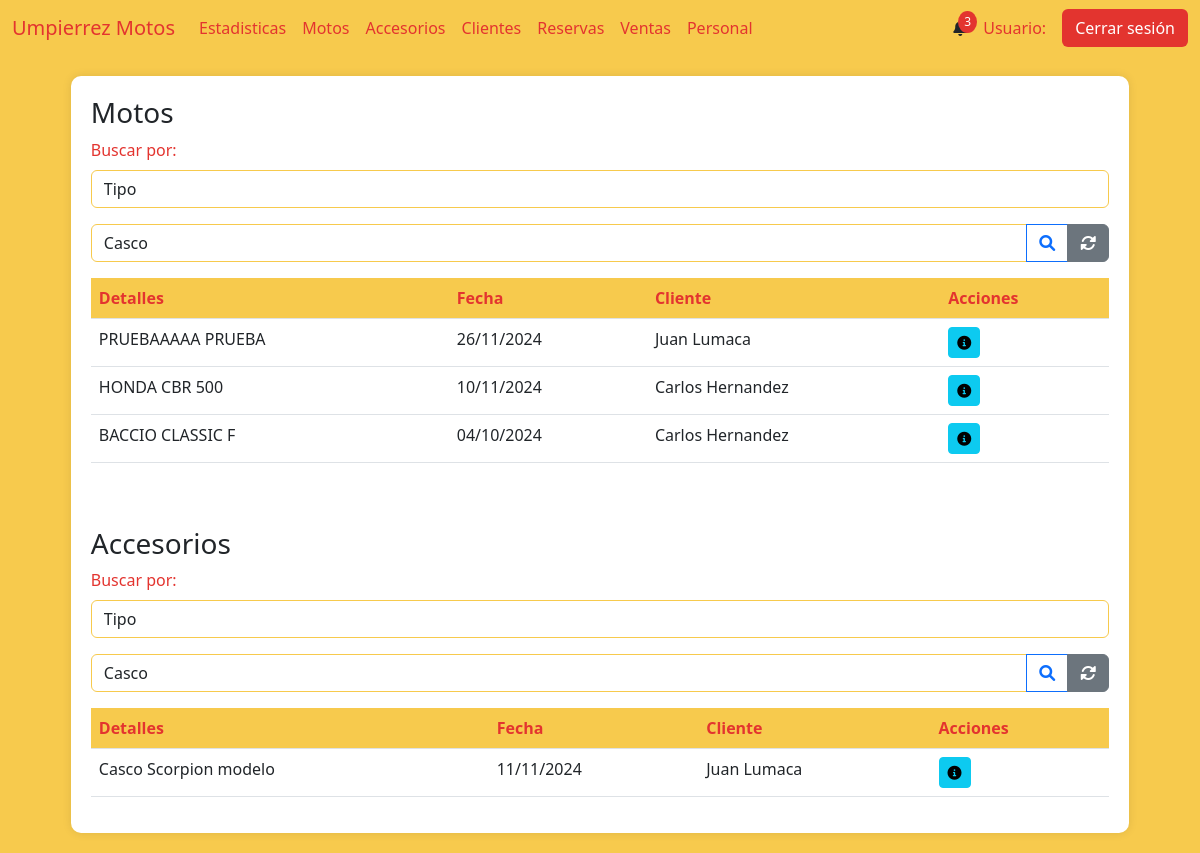
/ventas, run on an earlier commit of the app's database.
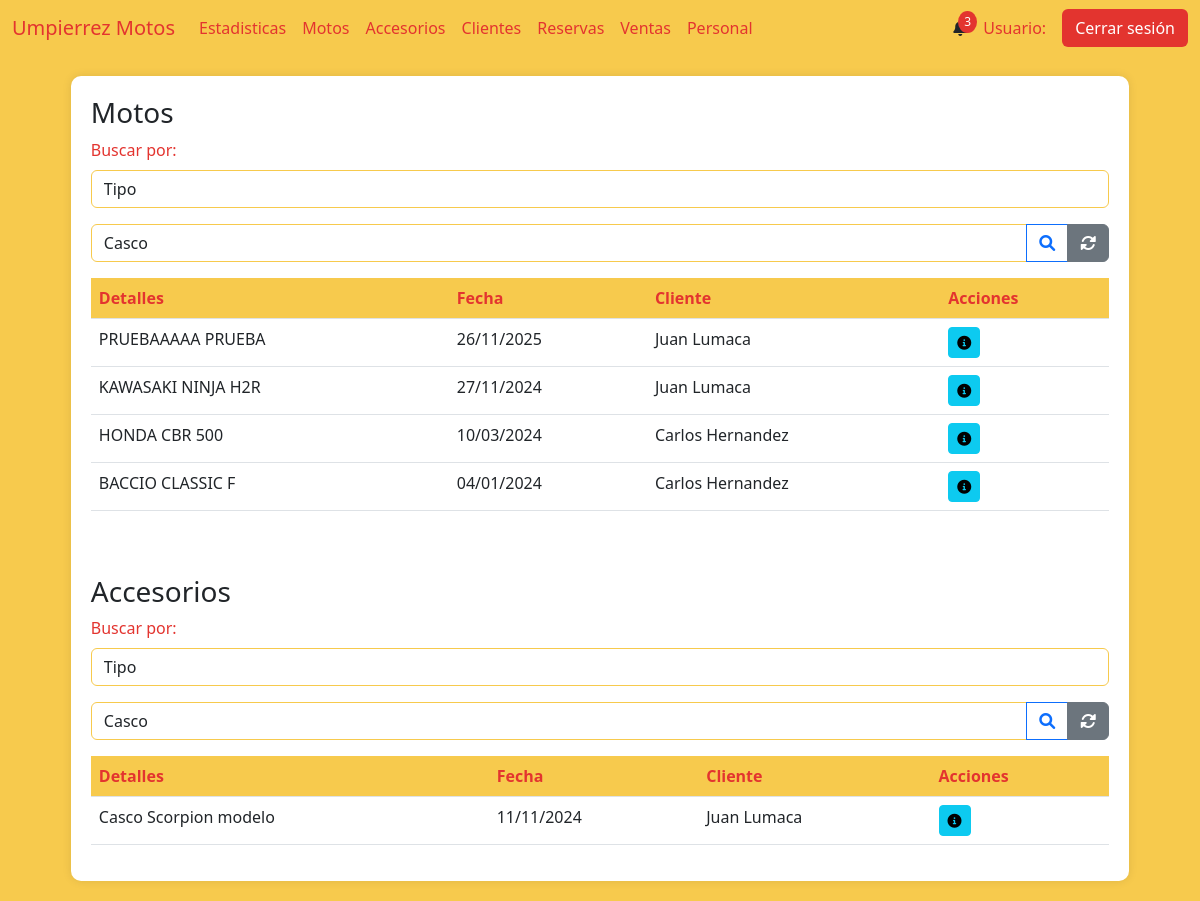
And on a later commit of the database.
### AppUM/models.py (models this page shows)
class ComprasVentas(models.Model):
    moto = models.ForeignKey(Moto, related_name='moto_cliente', on_delete=models.CASCADE)
    cliente = models.ForeignKey(Cliente, related_name='cliente_moto', on_delete=models.CASCADE)
    fecha_compra = models.DateField()
    fotocopia_libreta = models.ImageField(null=True, blank=True, upload_to="documentacion/libretas/")
    compra_venta = models.FileField(null=True, blank=True, upload_to="documentacion/compra_venta/")
    certificado_venta = models.FileField(null=True, blank=True, upload_to="documentacion/certificado_venta/")
    tipo = models.CharField(max_length=20)
    forma_de_pago = models.TextField(null=True, blank=True)
    class Meta:
        pass

class ClienteAccesorio(models.Model):
    accesorio = models.ForeignKey(Accesorio, related_name='accesorio_cliente', on_delete=models.CASCADE)
    cliente = models.ForeignKey(Cliente, related_name='cliente_cliente', on_delete=models.CASCADE)
    fecha_compra = models.DateField()
    factura = models.IntegerField(null=True)
    factura_rut = models.IntegerField(null=True)
    factura_documento = models.FileField(null=True, blank=True, upload_to="documentacion/facturas_accesorios/")

### AppUM/views.py (the view)
# urls.py: path('ventas', views.vista_ventas,name="Ventas"),
def vista_ventas(req):
    try:
            resultados_motos = (
                ComprasVentas.objects
                .filter(tipo='V')
                .select_related('moto','cliente')
                .values(
                    'id',
                    'moto__marca',
                    'moto__modelo',
                    'fecha_compra',
                    'cliente__nombre',
                    'cliente__apellido'
                ).order_by('-fecha_compra')
            )
            res_documentacion = []
            for resultado in resultados_motos:
                cv = ComprasVentas.objects.get(id=resultado['id'])
                res_documentacion.append({
                'moto': resultado
            })
            paginator = Paginator(res_documentacion, 5)  # 5 clientes por página
            page_number = req.GET.get('page')  # Obtiene el número de página desde la URL
            page_obj = paginator.get_page(page_number)
            resultados_accesorios = (
                ClienteAccesorio.objects
                .select_related('accesorio', 'cliente')
                .values(
                    'id',
                    'accesorio__tipo',
                    'accesorio__marca',
                    'accesorio__modelo',
                    'fecha_compra',
                    'cliente__nombre',
                    'cliente__apellido'
                ).order_by('-fecha_compra')
            )
            res_facturas = []
            for resultado_accesorio in resultados_accesorios:
                    ca = ClienteAccesorio.objects.get(id=resultado_accesorio['id'])
                    res_facturas.append({
                    'accesorio': resultado_accesorio,
                    'factura_documento': ca.factura_documento.url if ca.factura_documento else None
                })
            paginator_accesorio = Paginator(res_facturas, 5)  # 5 clientes por página
            page_number_accesorio = req.GET.get('page')  # Obtiene el número de página desde la URL
            page_obj_accesorio = paginator_accesorio.get_page(page_number_accesorio)
            return render(req,"perfil_administrativo/ventas/ventas.html",{"page_obj":page_obj,"page_objAccs":page_obj_accesorio})
    except Exception as e:
        pass

### AppUM/templates/perfil_administrativo/ventas/ventas.html (shortened to what this page needs)
{% extends "perfil_administrativo/padre_perfil_administrativo.html" %}
{% load static %}
{% block contenidoQueCambia %}
<div class="table-container" id="inventarios">
    <h3>Motos</h3>
    <div class="mb-3">
        <label for="estado" class="form-label">Buscar por:</label>
        <select class="form-control" name="estado_accesorio" id="tipo_busqueda" onchange="tipo_busqueda()">
            <option value="tipo">Tipo</option>
        </select>
    </div>
    <form action="{% url 'BusquedaTipoAccesorio' %}" enctype="multipart/form-data" method="get" id="busqueda_tipo">{% csrf_token %}
        <div class="input-group mb-3">
            <select class="form-control" name="tipo_accesorio" id="tipo_accesorio">
                <option value="casco">Casco</option>
            </select>
            <button class="btn btn-outline-primary" type="submit">
                <i class="fas fa-search"></i>
            </button>
            <a href="{% url 'Accesorios' %}" class="btn btn-secondary">
                <i class="fas fa-sync-alt"></i>
            </a>
        </div>
    </form>
    <table class="table">
        <thead>
            <tr>
                <th>Detalles</th>
                <th>Fecha</th>
                <th>Cliente</th>
                <th>Acciones</th>
            </tr>
        </thead>
        <tbody>
            {% if page_obj %}
                {% for moto in page_obj %}
            <tr>
                <td>{{ moto.moto.moto__marca }} {{ moto.moto.moto__modelo }}</td>
                <td>{{ moto.moto.fecha_compra|date:"d/m/Y"}}</td>
                <td>{{ moto.moto.cliente__nombre }} {{ moto.moto.cliente__apellido }}</td>
                <td>
                    <a href=""><button class="btn btn-sm btn-info"><i class="fas fa-info-circle"></i></button></a>
                </td>
            </tr>
            {% endfor %}
            {% else %}
                <tr>
                    <td colspan="9" class="text-center text-muted">
                        No hay registros de accesorios disponibles.
                    </td>
                </tr>
            {% endif %}
        </tbody>
    </table>
<br>
<br>
    <h3>Accesorios</h3>
    <div class="mb-3">
        <label for="estado" class="form-label">Buscar por:</label>
        <select class="form-control" name="estado_accesorio" id="tipo_busqueda" onchange="tipo_busqueda()">
            <option value="tipo">Tipo</option>
        </select>
    </div>
    <form action="{% url 'BusquedaTipoAccesorio' %}" enctype="multipart/form-data" method="get" id="busqueda_tipo">{% csrf_token %}
        <div class="input-group mb-3">
            <select class="form-control" name="tipo_accesorio" id="tipo_accesorio">
                <option value="casco">Casco</option>
            </select>
            <button class="btn btn-outline-primary" type="submit">
                <i class="fas fa-search"></i>
            </button>
            <a href="{% url 'Accesorios' %}" class="btn btn-secondary">
                <i class="fas fa-sync-alt"></i>
            </a>
        </div>
    </form>
    <table class="table">
        <thead>
            <tr>
                <th>Detalles</th>
                <th>Fecha</th>
                <th>Cliente</th>
                <th>Acciones</th>
            </tr>
        </thead>
        <tbody>
            {% if page_objAccs %}
                {% for accesorio in page_objAccs %}
            <tr>
                <td>{{ accesorio.accesorio.accesorio__tipo }} {{ accesorio.accesorio.accesorio__marca }} {{ accesorio.accesorio.accesorio__modelo }}</td>
                <td>{{ accesorio.accesorio.fecha_compra|date:"d/m/Y"}}</td>
                <td>{{ accesorio.accesorio.cliente__nombre }} {{ accesorio.accesorio.cliente__apellido }}</td>
                <td>
                    <a href=""><button class="btn btn-sm btn-info"><i class="fas fa-info-circle"></i></button></a>
                </td>
            </tr>
            {% endfor %}
            {% else %}
                <tr>
                    <td colspan="9" class="text-center text-muted">
                        No hay registros de accesorios disponibles.
                    </td>
                </tr>
            {% endif %}
        </tbody>
    </table>
</div>
{% endblock %}

### AppUM/templates/perfil_administrativo/padre_perfil_administrativo.html (shortened to what this page needs)
<!DOCTYPE html>
<html lang="es">
<head>
    {% load static %}
    <link href="https://cdn.jsdelivr.net/npm/bootstrap@5.3.0/dist/css/bootstrap.min.css" rel="stylesheet">
    <link href="https://cdnjs.cloudflare.com/ajax/libs/font-awesome/6.0.0/css/all.min.css" rel="stylesheet">
    <link href="{% static 'css/styles.css' %}" rel="stylesheet" />
</head>
<body>
    <nav class="navbar navbar-expand-lg navbar-custom">
        <div class="container-fluid">
            <a class="navbar-brand" href="#">Umpierrez Motos</a>
            <div class="collapse navbar-collapse" id="navbarNav">
                <ul class="navbar-nav me-auto mb-2 mb-lg-0">
                    <li class="nav-item {% if active_page == 'Estadisticas' %}active{% endif %}">
                        <a class="nav-link" href="{% url 'Estadisticas' %}" onclick="">Estadisticas</a>
                    </li>
                    <li class="nav-item {% if active_page == 'Motos' %}active{% endif %}">
                        <a class="nav-link" href="{% url 'Motos' %}" onclick="">Motos</a>
                    </li>
                    <li class="nav-item">
                        <a class="nav-link" href="{% url 'Accesorios' %}" onclick="">Accesorios</a>
                    </li>
                    <li class="nav-item">
                        <a class="nav-link" href="{% url 'Clientes' %}" onclick="">Clientes</a>
                    </li>
                    <li class="nav-item">
                        <a class="nav-link" href="{% url 'Reservas' %}" onclick="">Reservas</a>
                    </li>
                    <li class="nav-item">
                        <a class="nav-link" href="{% url 'Ventas' %}" onclick="">Ventas</a>
                    </li>
                    <li class="nav-item">
                        <a class="nav-link" href="{% url 'Personal' %}" onclick="">Personal</a>
                    </li>
                </ul>
                <div class="d-flex align-items-center">
                    <div class="notification-bell">
                        <span class="notification-count" id="notificationCount">3</span>
                    </div>
                    <span class="navbar-text ms-3 me-3">
                        Usuario: {{ usuario }}
                    </span>
                    <button class="btn btn-logout">Cerrar sesión</button>
                </div>
            </div>
        </div>
    </nav>
    <div class="container-fluid" id="content">
        {% block contenidoQueCambia %}
        {% endblock %}
    </div>
</body>
</html>

### AppUM/static/css/styles.css (style rules this page uses)
body { background-color: #f7ca4d; }
.form-label { color: #e3342f; }
.form-control { border-color: #f7ca4d; }
.navbar-custom { background-color: #f7ca4d; }
.navbar-brand, .nav-link, .navbar-text { color: #e3342f !important; }
.btn-logout { background-color: #e3342f; color: #fff; }
.table-container { background-color: #fff; border-radius: 10px; padding: 20px; box-shadow: 0px 0px 10px rgba(0, 0, 0, 0.1); margin: 20px auto; max-width: 90%; }
.table th { background-color: #f7ca4d; color: #e3342f; }
.notification-bell { position: relative; cursor: pointer; }
.notification-count { position: absolute; top: -5px; right: -10px; background-color: #e3342f; color: #fff; border-radius: 50%; padding: 2px 6px; font-size: 12px; }

What changed in the data, as far as the page shows it:
changed ComprasVentas (number 1 of 4 on the later page): moto.fecha_compra "26/11/2024" → "26/11/2025"
added ComprasVentas: moto.moto__marca "KAWASAKI", moto.moto__modelo "NINJA H2R", moto.fecha_compra "27/11/2024", moto.cliente__nombre "Juan", moto.cliente__apellido "Lumaca"
changed ComprasVentas (number 3 of 4 on the later page): moto.fecha_compra "10/11/2024" → "10/03/2024"
changed ComprasVentas (number 4 of 4 on the later page): moto.fecha_compra "04/10/2024" → "04/01/2024"
